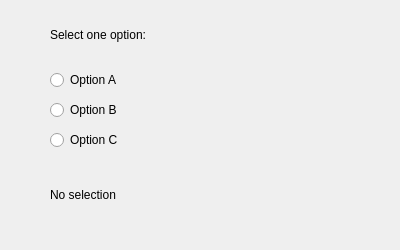
<?xml version="1.0" encoding="UTF-8"?>
<ui version="4.0">
 <class>MainWindow</class>
 <widget class="QMainWindow" name="MainWindow">
  <property name="geometry">
   <rect>
    <x>0</x>
    <y>0</y>
    <width>400</width>
    <height>250</height>
   </rect>
  </property>
  <property name="windowTitle">
   <string>Radio Button Example</string>
  </property>

  <widget class="QWidget" name="centralwidget">

   <widget class="QLabel" name="label_title">
    <property name="geometry">
     <rect>
      <x>50</x>
      <y>20</y>
      <width>300</width>
      <height>30</height>
     </rect>
    </property>
    <property name="text">
     <string>Select one option:</string>
    </property>
   </widget>

   <widget class="QRadioButton" name="radio_A">
    <property name="geometry">
     <rect>
      <x>50</x>
      <y>70</y>
      <width>150</width>
      <height>20</height>
     </rect>
    </property>
    <property name="text">
     <string>Option A</string>
    </property>
   </widget>

   <widget class="QRadioButton" name="radio_B">
    <property name="geometry">
     <rect>
      <x>50</x>
      <y>100</y>
      <width>150</width>
      <height>20</height>
     </rect>
    </property>
    <property name="text">
     <string>Option B</string>
    </property>
   </widget>

   <widget class="QRadioButton" name="radio_C">
    <property name="geometry">
     <rect>
      <x>50</x>
      <y>130</y>
      <width>150</width>
      <height>20</height>
     </rect>
    </property>
    <property name="text">
     <string>Option C</string>
    </property>
   </widget>

   <widget class="QLabel" name="label_result">
    <property name="geometry">
     <rect>
      <x>50</x>
      <y>180</y>
      <width>300</width>
      <height>30</height>
     </rect>
    </property>
    <property name="text">
     <string>No selection</string>
    </property>
   </widget>

  </widget>
 </widget>
 <resources/>
 <connections/>
</ui>
